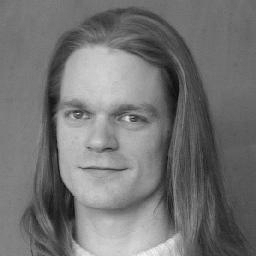
#> input picture first_course/project_03/images/bauckhage.jpg, 256 x 256 px
$ python task3_4.py   (older library calls are emulated)
#> lines starting #> are read from the running program, lines starting #| are printed output that depends on the picture
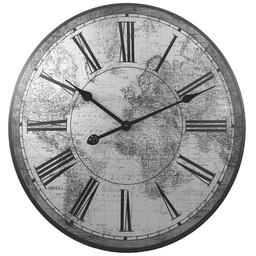
#> input picture first_course/project_03/images/clock.jpg, 256 x 256 px
### first_course/project_03/functions.py
import numpy as np
import scipy.misc as msc
import matplotlib.pyplot as plt
import numpy.fft as fft
from scipy.spatial.distance import euclidean
from cmath import sqrt

def readIntensityImage(filename):
    f = msc.imread(filename).astype("float")
    return f


def writeIntensityImage(f, filename):
    msc.toimage(f, cmin=0, cmax=255).save(filename)


def createGaussianFilterBySize( size=(3,3) ):
    sigmas = [((s-1)/2)/2.575 for s in size]
    return createGaussianFilter(sigmax = sigmas[0], sigmay=sigmas[1], size=size)

def cart2pol(x, y):
    rho = np.sqrt(x**2 + y**2)
    phi = np.arctan2(y, x)
    return(rho, phi)

def pol2cart(rho, phi):
    x = rho * np.cos(phi)
    y = rho * np.sin(phi)
    return(x, y)

def createGaussianFilter( sigma=1.0, sigmax=None, sigmay=None, size=None ):
    """
    Author: Minato
    Generate a filter given the sigma
    sigma, sigmax, sigmay all default to 1.0
    default would be a square filter
    also returns filter for each dimension
    """
    sigmax = sigmax or sigma
    sigmay = sigmay or sigma

    size = size or (int( np.ceil( sigmax * 2.575 ) * 2 + 1 ), int( np.ceil( sigmay * 2.575 ) * 2 + 1 ))

    msize = size[0]
    x = np.arange( msize )
    gx = np.exp( -0.5 * ( ( x-msize/2) / sigmax ) ** 2 )
    gx /= gx.sum()

    nsize = size[1]
    y = np.arange( nsize )
    gy = np.exp( -0.5 * ( ( y-nsize / 2 ) / sigmay ) ** 2 )
    gy /= gy.sum()

    G = np.outer( gx, gy )
    G /= G.sum()
    return G, gx, gy

# [147 lines left out: functions pad2d, naiveConvolve2d, discreteDerivative, naiveConvolve2dOptimized, extendFilter, convolve2dFFT and 2 more, not called in this run]

def compare_mat(mat1,mat2):
    return(np.abs(mat1-mat2).sum())

# [11 lines left out: functions gaussianFilter, recursive_filter, not called in this run]

### first_course/project_03/task3_4.py
import scipy as sp
import scipy.signal as sg
import numpy as np
import pylab as pyl
import scipy.misc as msc
import scipy.ndimage as ndimage
import matplotlib as mpl
import matplotlib.pyplot as plt
from functions import *

def transform_xy(Im):
    (sy,sx) = Im.shape
#> sy = 256; sx = 256
    mu = [sy/2,sx/2]
#> mu = [128, 128]
    Final = np.zeros((sy,sx))
    thr = 2*np.pi
    r_i = np.linspace(0,np.sqrt(mu[1]**2 + mu[0]**2), sy)
#> r_i = 256 values from 0 to 181
    theta_i = np.linspace(0, thr, sy)
#> theta_i = 256 values from 0 to 6.28
    r_grid, theta_grid = np.meshgrid(r_i, theta_i)
    _, gy, gx = createGaussianFilterBySize(size=(21,21))
    xo, yo = pol2cart(r_grid,theta_grid)
#> in pol2cart, `x = rho * np.cos(phi)`:
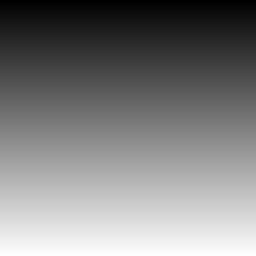
#> phi: shape (256, 256) float64; min 0, max 6.28, mean 3.14; drawn with min black and max white
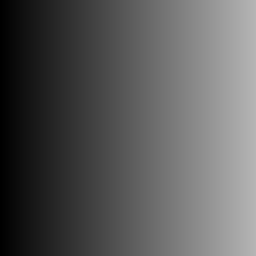
#> r_grid: shape (256, 256) float64; min 0, max 181, mean 90.5
    xo = xo + mu[1]
    yo = yo + mu[0]
    C = np.vstack((yo.flatten(),xo.flatten()))

    transformed = ndimage.interpolation.map_coordinates(Im,C).reshape(sy,sx)
    transformed_blur = ndimage.convolve1d(transformed,gx,axis=0)
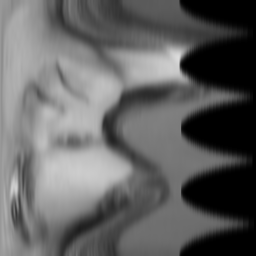
#> transformed_blur: shape (256, 256) float64; min 0, max 220.7, mean 98.1

    mul_fac = sx/np.sqrt(mu[1]**2 + mu[0]**2)
#> mul_fac = 1.41
    ys = mu[0] - pyl.arange(sy)
    xs = mu[1] - pyl.arange(sx)
    xq, yq = np.meshgrid(xs,ys)
    r,t = cart2pol(yq,xq)
#> in cart2pol, `phi = np.arctan2(y, x)`:
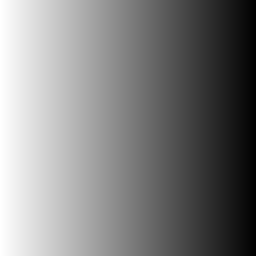
#> y: shape (256, 256) float64; min -127, max 128, mean 0.5; drawn with min black and max white
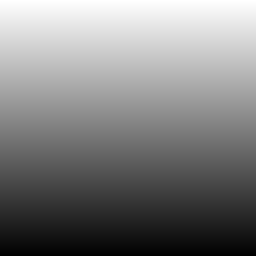
#> yq: shape (256, 256) float64; min -127, max 128, mean 0.5; drawn with min black and max white
    inx = abs(sx - t * (sx/thr))%(sx-1)
    iny = abs(sy - r*mul_fac)
    X = np.vstack((iny.flatten(),inx.flatten()))
    final = ndimage.interpolation.map_coordinates(transformed_blur.T[::-1,:],X).reshape(sy,sx).T[:,::-1]
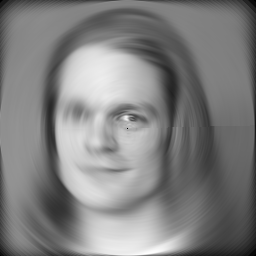
#> final: shape (256, 256) float64; min -0.0396, max 220.5, mean 111.4; drawn with min black and max white

    return transformed, transformed_blur, final

face = msc.imread("images/bauckhage.jpg", flatten=True).astype('float')
clock = msc.imread("images/clock.jpg", flatten=True).astype('float')

result = transform_xy(face)
plt.figure()
plt.imshow(result[0], cmap="Greys_r")
msc.imsave("resulting_images/one_.png", result[0])
plt.show()

plt.imshow(result[1], cmap="Greys_r")
msc.imsave("resulting_images/two_.png", result[1])
plt.show()

plt.imshow(result[2], cmap="Greys_r")
msc.imsave("resulting_images/fin_.png", result[2])
plt.show()
